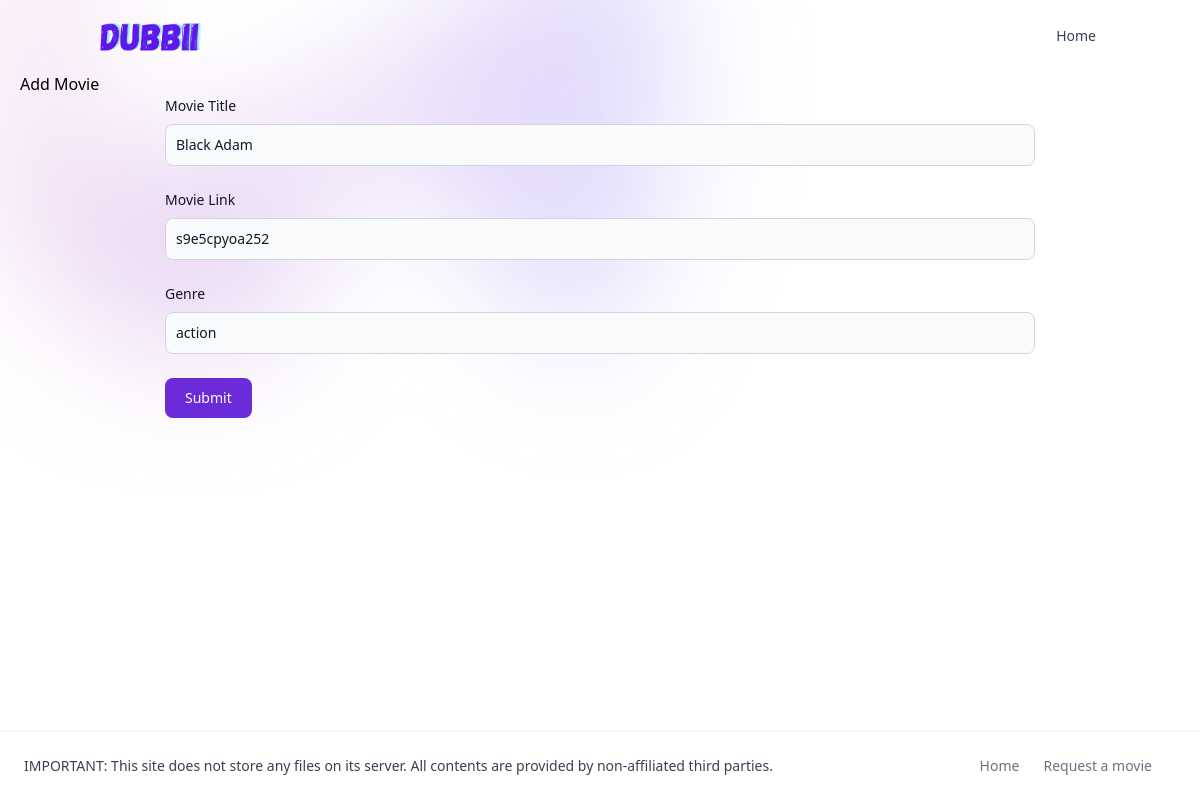
The page /movies/1/edit on the database its author committed.
### tables this page shows
CREATE TABLE movies (
    id INTEGER PRIMARY KEY AUTOINCREMENT,
    created TIMESTAMP NOT NULL DEFAULT CURRENT_TIMESTAMP,
    title TEXT NOT NULL,
    link TEXT NOT NULL,
    quality TEXT NOT NULL,
    genre TEXT NOT NULL);

### app.py (the view, shortened to what this page needs)
@app.route('/movies/<int:id>/edit', methods=['POST', 'GET'])
def edit(id):
    movie = get_movie(id)
    return render_template('edit.html', movie=movie)

### app.py (called while the page is built)
def get_db_connection():
    conn = sqlite3.connect("database.sqlite")
    conn.row_factory = sqlite3.Row
    return conn

def get_movie(movie_id):
    conn = get_db_connection()
    movie = conn.execute("SELECT * FROM movies WHERE id = ?",
                         (movie_id,)).fetchone()
    conn.close()
    if movie is None:
        abort(404)
    return movie

### templates/edit.html
{% extends 'base.html' %}
{% block content %}
<h1>{% block title %} Add Movie {% endblock %}</h1>
<form method="post" class="w-3/4 mx-auto">
  <div class="mb-6">
    <label for="title" class="block mb-2 text-sm font-medium text-gray-900 dark:text-white">Movie Title</label>
    <input type="text" id="title" name="title" value="{{ request.form['title'] or movie['title'] }}"
      class="bg-gray-50 border border-gray-300 text-gray-900 text-sm rounded-lg focus:ring-purple-500 focus:border-purple-500 block w-full p-2.5 dark:bg-gray-700 dark:border-gray-600 dark:placeholder-gray-400 dark:text-white dark:focus:ring-purple-500 dark:focus:border-purple-500"
      placeholder="Black Panther" required>
  </div>
  <div class="mb-6">
    <label for="link" class="block mb-2 text-sm font-medium text-gray-900 dark:text-white">Movie Link</label>
    <input type="text" id="link" name="link" value="{{ request.form['link'] or movie['link'] }}"
      class="bg-gray-50 border border-gray-300 text-gray-900 text-sm rounded-lg focus:ring-purple-500 focus:border-purple-500 block w-full p-2.5 dark:bg-gray-700 dark:border-gray-600 dark:placeholder-gray-400 dark:text-white dark:focus:ring-purple-500 dark:focus:border-purple-500"
      required>
  </div>
  <div class="mb-6">
    <label for="genre" class="block mb-2 text-sm font-medium text-gray-900 dark:text-white">Genre</label>
    <input type="text" id="genre" name="genre" value="{{ request.form['genre'] or movie['genre'] }}"
      class="bg-gray-50 border border-gray-300 text-gray-900 text-sm rounded-lg focus:ring-purple-500 focus:border-purple-500 block w-full p-2.5 dark:bg-gray-700 dark:border-gray-600 dark:placeholder-gray-400 dark:text-white dark:focus:ring-purple-500 dark:focus:border-purple-500"
      required>
  </div>
  <button type="submit"
    class="text-white bg-purple-700 hover:bg-purple-800 focus:ring-4 focus:outline-none focus:ring-purple-300 font-medium rounded-lg text-sm w-full sm:w-auto px-5 py-2.5 text-center dark:bg-purple-600 dark:hover:bg-purple-700 dark:focus:ring-purple-800">Submit</button>
</form>
{% endblock %}

### rows shown on the page
movies: title "Black Adam", link "s9e5cpyoa252", genre "action"
